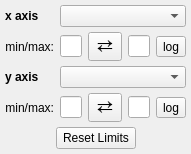
<?xml version="1.0" encoding="UTF-8"?>
<ui version="4.0">
 <class>Widget</class>
 <widget class="QWidget" name="Widget">
  <property name="geometry">
   <rect>
    <x>0</x>
    <y>0</y>
    <width>167</width>
    <height>149</height>
   </rect>
  </property>
  <property name="windowTitle">
   <string>2D Scatter</string>
  </property>
  <layout class="QGridLayout" name="gridLayout_5">
   <property name="verticalSpacing">
    <number>5</number>
   </property>
   <property name="margin">
    <number>5</number>
   </property>
   <item row="3" column="5">
    <widget class="QLineEdit" name="value_y_max"/>
   </item>
   <item row="1" column="3">
    <widget class="QLineEdit" name="value_x_min"/>
   </item>
   <item row="0" column="3" colspan="4">
    <widget class="QComboBox" name="combo_xatt">
     <property name="sizeAdjustPolicy">
      <enum>QComboBox::AdjustToMinimumContentsLength</enum>
     </property>
    </widget>
   </item>
   <item row="2" column="2">
    <widget class="QLabel" name="x_lab">
     <property name="font">
      <font>
       <weight>75</weight>
       <bold>true</bold>
      </font>
     </property>
     <property name="text">
      <string>y axis</string>
     </property>
    </widget>
   </item>
   <item row="3" column="6">
    <widget class="QToolButton" name="bool_log_y">
     <property name="text">
      <string>log</string>
     </property>
     <property name="checkable">
      <bool>true</bool>
     </property>
    </widget>
   </item>
   <item row="0" column="2">
    <widget class="QLabel" name="x_lab">
     <property name="font">
      <font>
       <weight>75</weight>
       <bold>true</bold>
      </font>
     </property>
     <property name="text">
      <string>x axis</string>
     </property>
    </widget>
   </item>
   <item row="1" column="6">
    <widget class="QToolButton" name="bool_log_x">
     <property name="text">
      <string>log</string>
     </property>
     <property name="checkable">
      <bool>true</bool>
     </property>
    </widget>
   </item>
   <item row="1" column="4">
    <widget class="QToolButton" name="button_flip_x">
     <property name="font">
      <font>
       <pointsize>14</pointsize>
      </font>
     </property>
     <property name="styleSheet">
      <string notr="true">padding: 0px</string>
     </property>
     <property name="text">
      <string>⇄</string>
     </property>
    </widget>
   </item>
   <item row="2" column="3" colspan="4">
    <widget class="QComboBox" name="combo_yatt">
     <property name="sizeAdjustPolicy">
      <enum>QComboBox::AdjustToMinimumContentsLength</enum>
     </property>
    </widget>
   </item>
   <item row="3" column="4">
    <widget class="QToolButton" name="button_flip_y">
     <property name="font">
      <font>
       <pointsize>14</pointsize>
      </font>
     </property>
     <property name="styleSheet">
      <string notr="true">padding: 0px</string>
     </property>
     <property name="text">
      <string>⇄</string>
     </property>
    </widget>
   </item>
   <item row="1" column="5">
    <widget class="QLineEdit" name="value_x_max"/>
   </item>
   <item row="1" column="2">
    <widget class="QLabel" name="label_2">
     <property name="text">
      <string>min/max:</string>
     </property>
     <property name="alignment">
      <set>Qt::AlignRight|Qt::AlignTrailing|Qt::AlignVCenter</set>
     </property>
    </widget>
   </item>
   <item row="3" column="3">
    <widget class="QLineEdit" name="value_y_min"/>
   </item>
   <item row="3" column="2">
    <widget class="QLabel" name="label_2">
     <property name="text">
      <string>min/max:</string>
     </property>
     <property name="alignment">
      <set>Qt::AlignRight|Qt::AlignTrailing|Qt::AlignVCenter</set>
     </property>
    </widget>
   </item>
   <item row="4" column="2" colspan="5">
    <layout class="QHBoxLayout" name="horizontalLayout">
     <item>
      <spacer name="horizontalSpacer">
       <property name="orientation">
        <enum>Qt::Horizontal</enum>
       </property>
       <property name="sizeHint" stdset="0">
        <size>
         <width>40</width>
         <height>20</height>
        </size>
       </property>
      </spacer>
     </item>
     <item>
      <widget class="QPushButton" name="button_reset">
       <property name="text">
        <string>Reset Limits</string>
       </property>
      </widget>
     </item>
     <item>
      <spacer name="horizontalSpacer_2">
       <property name="orientation">
        <enum>Qt::Horizontal</enum>
       </property>
       <property name="sizeHint" stdset="0">
        <size>
         <width>40</width>
         <height>20</height>
        </size>
       </property>
      </spacer>
     </item>
    </layout>
   </item>
   <item row="5" column="2" colspan="5">
    <spacer name="verticalSpacer">
     <property name="orientation">
      <enum>Qt::Vertical</enum>
     </property>
     <property name="sizeHint" stdset="0">
      <size>
       <width>20</width>
       <height>40</height>
      </size>
     </property>
    </spacer>
   </item>
  </layout>
 </widget>
 <layoutdefault spacing="6" margin="11"/>
 <resources/>
 <connections/>
</ui>
